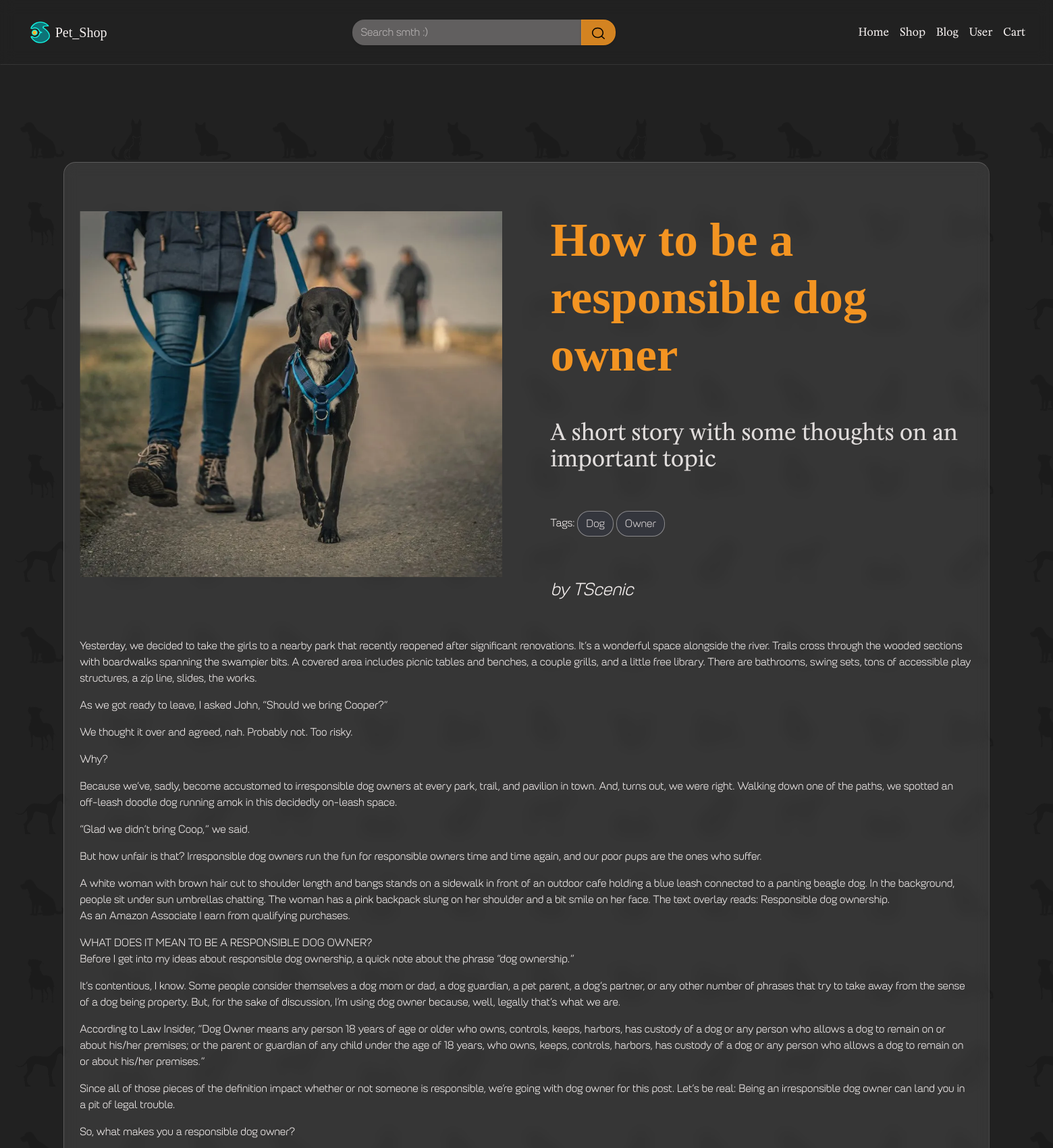
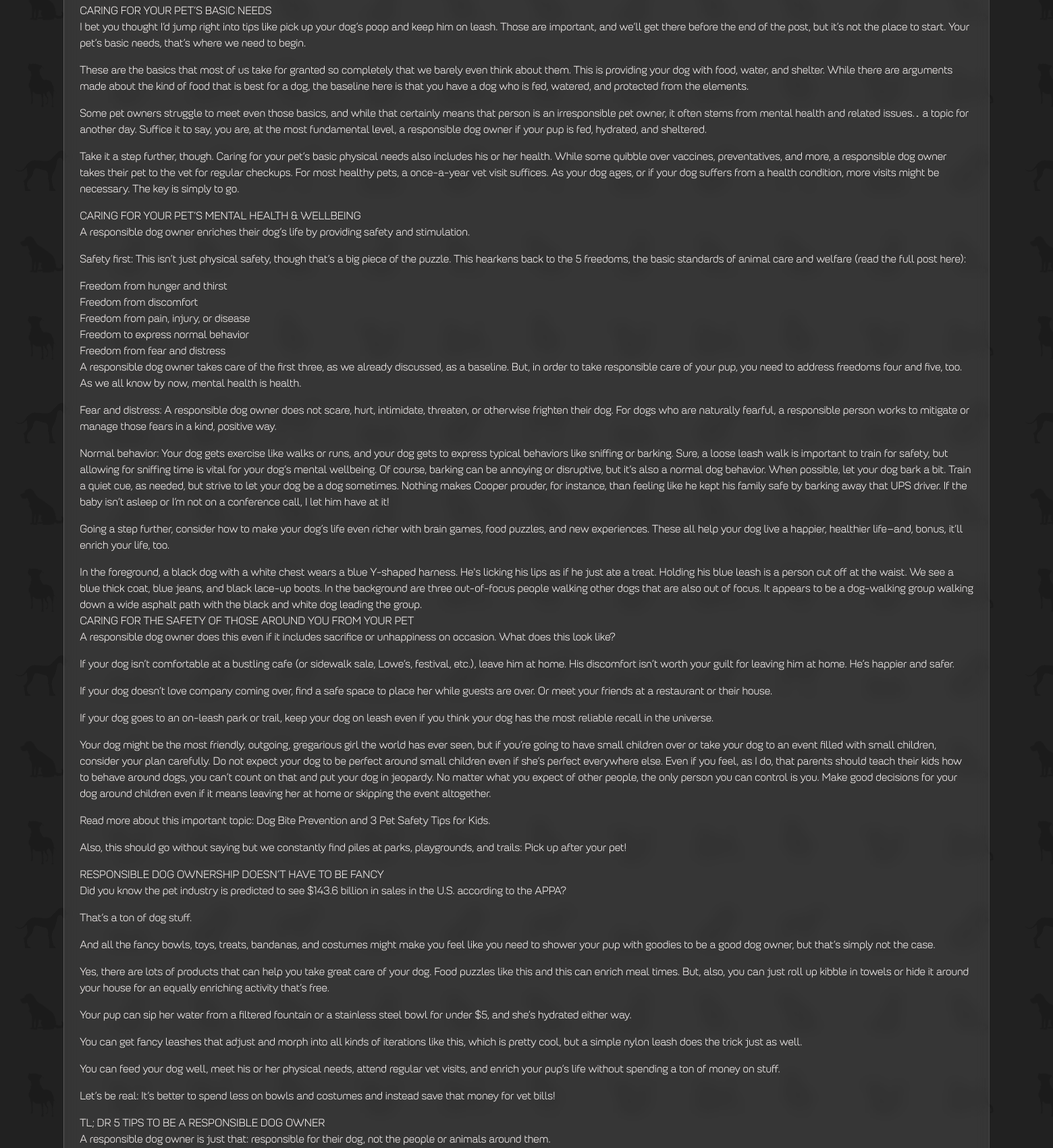
The app's page /blog/how-to-be-a-responsible-dog-owner/ (upper part) with its own data (2 pictures, top to bottom).
### Blog/models.py (models this page shows, shortened)
class Post(models.Model):
    class Status(models.IntegerChoices):
        DRAFT = 0, 'Draft'
        PUBLISHED = 1, 'Published'
    author = models.ForeignKey(User, on_delete=models.CASCADE, related_name='author')
    title = models.CharField(max_length=50, db_index=True)
    slug = models.SlugField(max_length=75, unique=True, db_index=True, verbose_name='URL')
    main_photo = models.ImageField(upload_to='blog_photos/%Y/%m/%d',
                                   blank=True, verbose_name='Main photo')
    summary = models.TextField(max_length=255, db_index=True)
    content = models.TextField(db_index=True)
    time_create = models.DateTimeField(auto_now_add=True)
    time_updated = models.DateTimeField(auto_now=True)
    is_published = models.BooleanField(default=False)
    tags = models.ManyToManyField('PostTag', blank=True, related_name='tags')
    objects = models.Manager()
    published = PublishedManager()
    class Meta:
        ordering = ['-time_create']
        indexes = [
            models.Index(fields=['-time_create'])
        ]

class PostTag(models.Model):
    tag_name = models.CharField(max_length=20, unique=True, db_index=True, verbose_name='Tag')
    tag_slug = models.SlugField(max_length=20, unique=True, verbose_name='URL')

### User/models.py (models this page shows, shortened)
class User(AbstractUser):
    profile_photo = models.ImageField(upload_to='avatars/%Y/%m/%d', blank=True,
                                      default='Images/default_avatar.webp',
                                      verbose_name='Avatar')
    user_slug = models.SlugField(unique=True)

### Blog/views.py (the view)
# urls.py: path('blog/<slug:slug>/', views.PostView.as_view(), name='post'),
class PostView(DetailView):
    model = Post
    template_name = 'Blog/Post.html'
    context_object_name = 'post'
    slug_url_kwarg = 'slug'
    def get_context_data(self, *, object_list=None, **kwargs):
        context = super().get_context_data(**kwargs)
        context['tagz'] = [t for t in context['post'].tags.all()]
        context['title'] = context['post'].title
        return context
    def get_object(self, queryset=None):
        return get_object_or_404(Post.published, slug=self.kwargs[self.slug_url_kwarg])

### Blog/models.py (called while the page is built)
    def get_queryset(self):
        return super().get_queryset().filter(is_published=Post.Status.PUBLISHED)

### Blog/templates/Blog/Post.html
{% extends 'base.html' %}
{% block content %}
    <div class="main_container mt-5">
        <div class="mt-5">
            <div class="clearfix back-drop blog_post pt-5">
                <div class="row">
                    <div class="col-lg-6 d-flex justify-content-center">
                        {% if post.main_photo %}
                        <img src='{{ post.main_photo.url }}' class="text-center blog_main_image" alt="...">
                        {% endif %}
                    </div>
                    <div class="col-lg-6">
                        <h1 class='blog_body blog-title'>{{ post.title }}</h1>
                        <h3 class="blog_body blog_summary">{{ post.summary }}</h3>
                        <p class="blog_body">
                            {% if tagz %}
                                Tags:
                                {% for t in tagz %}
                                    <a href="/tag/{{ t.tag_slug }}/" class="btn">{{ t.tag_name }}</a>
                                {% endfor %}
                            {% endif %}
                        </p>
                    <h4 class="blog_body blog_author"> by {{ post.author.username }} </h4>
                    </div>
                </div>
                <div class="blog_body blog_content">
                    {{ post.content|linebreaks }}
                </div>
            </div>
        </div>
    </div>
{% endblock %}

### static/css/skin_default.css (style rules this page uses)
body { background-color: #212121; color: rgb(244, 239, 238); }
h1 { color: rgb(243, 148, 34); }
h3 { color: rgba(244, 239, 238, 0.9); }
a { color: rgba(13, 115, 119, 1) }
.back-drop { backdrop-filter: blur(10px); }
.blog_post { background-color: rgba(244, 239, 238, 0.1); border-top-color: rgba(244, 239, 238, 0.2); border-left-color: rgba(244, 239, 238, 0.2); border-right-color: rgba(244, 239, 238, 0.1); border-bottom-color: rgba(244, 239, 238, 0.1); }
.btn { --bs-btn-color: rgba(244, 239, 238, .85); --bs-btn-bg: rgba(41, 58, 128, .1); --bs-btn-border-color: rgba(244, 239, 238, .45); --bs-btn-hover-bg: rgba(83, 126, 197, .05); --bs-btn-hover-color: #D2FFFA; --bs-btn-hover-border-color: rgba(244, 239, 238, .45); --bs-btn-active-color: rgba(244, 239, 238, .45); --bs-btn-active-bg: rgba(41, 58, 128, .2); --bs-btn-disabled-bg: none; --bs-btn-disabled-color: rgba(41, 58, 128); --bs-btn-disabled-border-color: rgba(41, 58, 128); border-radius: 1.125rem; }

### records on screen
Post: main_photo (picture), title "How to be a responsible dog owner", summary "A short story with some thoughts on an important topic", author.username "TScenic", content "Yesterday, we decided to take the girls to a nearby park that recently reopened after significant renovations. It’s a wonderful space alongside the river. Trails cross through the wooded sections with boardwalks spanning the swampier bits. A covered area includes picnic tables and benches, a couple grills, and a little free library. There are bathrooms, swing sets, tons of accessible play structures, a zip line, slides, the works. As we got ready to leave, I asked John, “Should we bring Cooper?” We thought it over and agreed, nah. Probably not. Too risky. Why? Because we’ve, sadly, become accustomed to irresponsible dog owners at every park, trail, and pavilion in town. And, turns out, we…"
PostTag: tag_name "Dog"
PostTag: tag_name "Owner"
